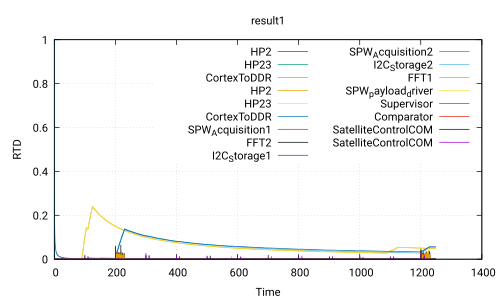

Reproduce this figure in gnuplot.
 set title 'result1'
 set ylabel 'RTD'
 set xlabel 'Time'
 set grid
 set term pdf
 set output 'Use_case_DoubleCamera_Safety.ATIPPIC.executable200.0_20.0.pdf'
 plot 'Use_case_DoubleCamera_Safety.ATIPPIC.executable200.0_20.0.csv' using 1:2 with lines title 'HP2','Use_case_DoubleCamera_Safety.ATIPPIC.executable200.0_20.0.csv' using 1:3 with lines title 'HP23','Use_case_DoubleCamera_Safety.ATIPPIC.executable200.0_20.0.csv' using 1:4 with lines title 'CortexToDDR','Use_case_DoubleCamera_Safety.ATIPPIC.executable200.0_20.0.csv' using 1:5 with lines title 'HP2','Use_case_DoubleCamera_Safety.ATIPPIC.executable200.0_20.0.csv' using 1:6 with lines title 'HP23','Use_case_DoubleCamera_Safety.ATIPPIC.executable200.0_20.0.csv' using 1:7 with lines title 'CortexToDDR','Use_case_DoubleCamera_Safety.ATIPPIC.executable200.0_20.0.csv' using 1:8 with lines title 'SPW_Acquisition1','Use_case_DoubleCamera_Safety.ATIPPIC.executable200.0_20.0.csv' using 1:9 with lines title 'FFT2','Use_case_DoubleCamera_Safety.ATIPPIC.executable200.0_20.0.csv' using 1:10 with lines title 'I2C_Storage1','Use_case_DoubleCamera_Safety.ATIPPIC.executable200.0_20.0.csv' using 1:11 with lines title 'SPW_Acquisition2','Use_case_DoubleCamera_Safety.ATIPPIC.executable200.0_20.0.csv' using 1:12 with lines title 'I2C_Storage2','Use_case_DoubleCamera_Safety.ATIPPIC.executable200.0_20.0.csv' using 1:13 with lines title 'FFT1','Use_case_DoubleCamera_Safety.ATIPPIC.executable200.0_20.0.csv' using 1:14 with lines title 'SPW_payload_driver','Use_case_DoubleCamera_Safety.ATIPPIC.executable200.0_20.0.csv' using 1:15 with lines title 'Supervisor','Use_case_DoubleCamera_Safety.ATIPPIC.executable200.0_20.0.csv' using 1:16 with lines title 'Comparator','Use_case_DoubleCamera_Safety.ATIPPIC.executable200.0_20.0.csv' using 1:17 with lines title 'SatelliteControlCOM','Use_case_DoubleCamera_Safety.ATIPPIC.executable200.0_20.0.csv' using 1:18 with lines title 'SatelliteControlCOM'
